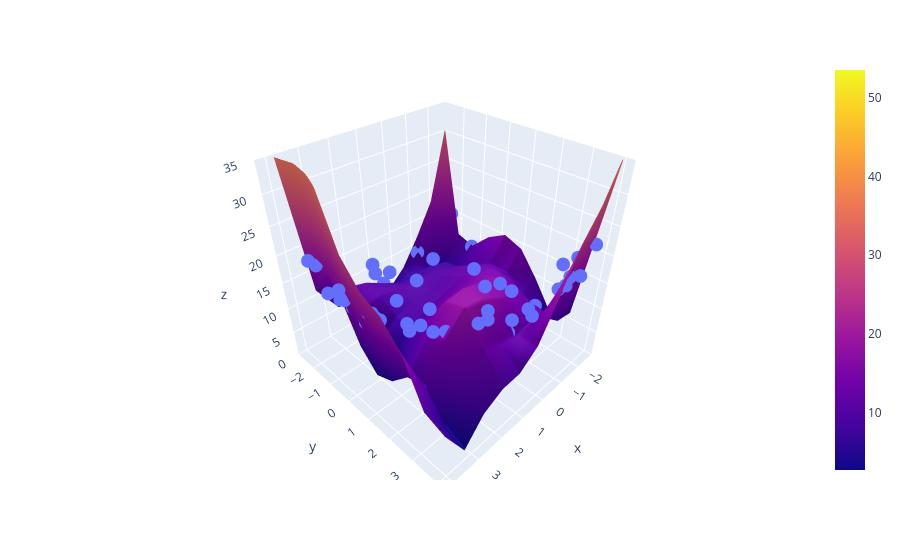

The code cell stored with this chart in its notebook:
### Code cell
fig=px.scatter_3d(x=x.ravel(),y=y.ravel(),z=z.ravel())
fig.add_trace(go.Surface(x=x_input, y=y_input, z=z_final))
fig.update_layout(scene=dict(zaxis=dict(range=[0,35])))
fig.show()
